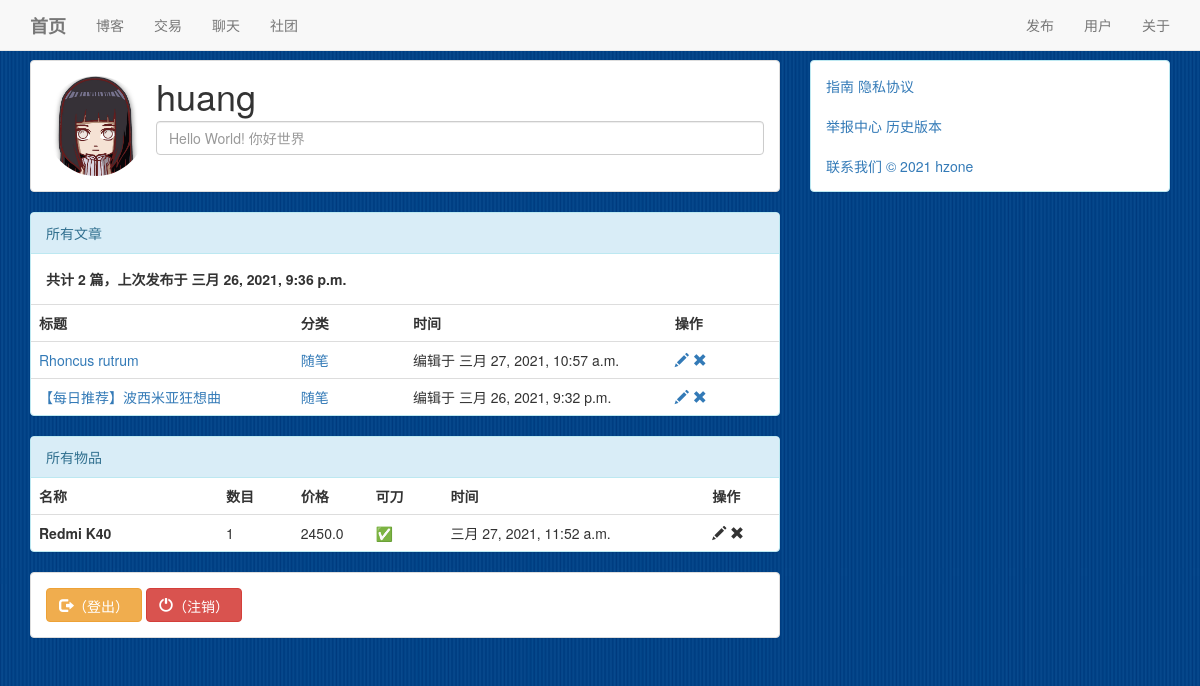
/user/1 (signed in), run on an earlier commit of the app's database.
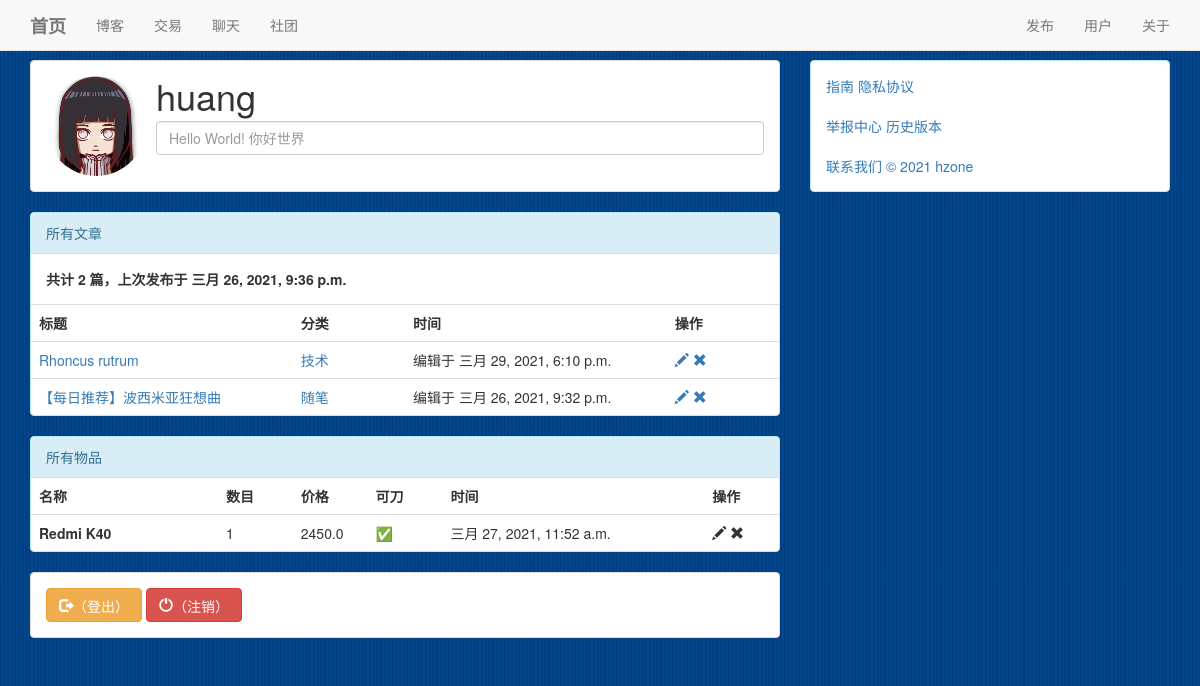
And on a later commit of the database.
### user/models.py (models this page shows)
class User(AbstractUser):
    motto = TextField(max_length=24,default='nothing at all')
    icon = ImageField(default="./static/image/icon/default/male.png",upload_to='./static/image/icon/upload/')
    class Meta:
        ordering = ['-id']
        verbose_name = '用户'
        verbose_name_plural = '用户'
    def __str__(self):
        return self.username

### blog/models.py (models this page shows, shortened)
class Atc(Model):
    title = CharField(max_length=30)
    content = TextField()
    author = ForeignKey(User,on_delete = DO_NOTHING)
    create_time = DateTimeField(auto_now_add=True)
    update_time = DateTimeField(auto_now=True)
    type = ForeignKey(AtcType,on_delete = DO_NOTHING)
    class Meta:
        ordering=['-create_time']
        verbose_name = '文章'
        verbose_name_plural = '文章'

class AtcType(Model):
    name = CharField(max_length=20)
    def __str__(self):
        return self.name
    class Meta:
        verbose_name = '分类'
        verbose_name_plural = '分类'

### deal/models.py (models this page shows, shortened)
class Item(Model):
    name = CharField(max_length=20)
    info = TextField(max_length=50)
    time = DateTimeField(auto_now_add=True)
    sold = BooleanField(default=False)
    chop = BooleanField(default=False)
    count = IntegerField(default=1)
    owner = ForeignKey(User,on_delete = DO_NOTHING)
    price = FloatField(default=0)
    class Meta:
        ordering=['-time']
        verbose_name = '物品'
        verbose_name_plural = '物品'

### user/views.py (the view, shortened to what this page needs)
# urls.py: path('<int:pk>',Room.as_view()),
class Room(View):
    def get(self,request,pk):
        form = userForm()
        user = get_object_or_404(User,pk = pk)
        context = {
            'visitor' :request.user,
            'user' : user,
            'form' : form,
            'atcs' : Atc.objects.filter(author = user),
            'items' : Item.objects.filter(owner = user),
        }
        return render(request,'room.html',context)

### user/forms.py
class userForm(forms.Form):
    icon = forms.ImageField(label = '用户头像',required= False)
    motto = forms.CharField(label= '个性签名',required= False)

### user/templates/room.html (shortened to what this page needs)
{% extends 'base.html' %}
    {% load static %}
    {% block main %}
        <div class="panel panel-default">
            <div class="panel-body">
                <div class="media">
                    <div class="media-left media-middle">
                        <img id = 'icon' class="img-circle" src="/{{ user.icon }}" height="100px" width="100px">
                    </div>
                    <div class="media-body">
                        <h1 class="media-heading">{{ user }}</h1>
                        <form id='user_form' enctype="multipart/form-data" action="./{{ user.id }}" method="post">
                            <input type="text" name="motto" id="id_motto" placeholder = "{{ user.motto }}" class="form-control">
                        </form>
                    </div>
                </div>
            </div>
        </div>
        <div class="panel panel-info">
            <div class="panel-heading">所有文章</div>
            <div class="panel-body">
                <strong>共计 {{ atcs.count }} 篇，上次发布于 {{ atcs.first.create_time }}</strong>
            </div>
            <table class="table">
                <tr>
                    <th style="width:35%">标题</th>
                    <th style="width:15%">分类</th>
                    <th style="width:35%">时间</th>
                    {% if user == visitor %}
                        <th style="width:15%">操作</th>
                    {% endif %}
                </tr>
                {% for atc in atcs %}
                    <tr>
                        <td><a href="/blog/{{atc.pk}}">{{ atc.title }}</a></td>
                        <td><a href="/blog/?type={{ atc.type.name }}">{{ atc.type }}</a></td>
                        {% if atc.create_time == atc.update_time %}
                            <td>创建于 {{ atc.create_time }}</td>
                        {% else %}
                            <td>编辑于 {{ atc.update_time }}</td>
                        {% endif %}
                        {% if user == visitor %}
                            <th>
                                <a id='' href="/release/article/edit?pk={{ atc.pk }}">
                                    <span class="glyphicon glyphicon-pencil" aria-hidden="true"></span>
                                </a>
                                <a id='dele-atc' href="/release/article/delete?pk={{ atc.pk }}">
                                    <span class="glyphicon glyphicon-remove" aria-hidden="true"></span>
                                </a>
                            </th>
                        {% endif %}
                    </tr>
                {% endfor %}
            </table>
        </div>
        <div class="panel panel-info">
            <div class="panel-heading">所有物品</div>
            <table class="table">
                <tr>
                    <th style="width:25%">名称</th>
                    <th style="width:10%">数目</th>
                    <th style="width:10%">价格</th>
                    <th style="width:10%">可刀</th>
                    <th style="width:35%">时间</th>
                    {% if user == visitor %}
                        <th style="width:15%">操作</th>
                    {% endif %}
                </tr>
                {% for item in items %}
                    <tr>
                        <td>
                            <strong>{{ item.name }}</strong>
                        </td>
                        <td> {{ item.count }} </td>
                        <td> {{ item.price }} </td>
                        {% if item.chop %}
                            <td> ✅ </td>
                        {% else %}
                            <td> ❌ </td>
                        {% endif %}
                        <td>{{ item.time }}</td>
                        {% if user == visitor %}
                            <th>
                                <span class="glyphicon glyphicon-pencil" aria-hidden="true"></span>
                                <span class="glyphicon glyphicon-remove" aria-hidden="true"></span>
                            </th>
                        {% endif %}
                    </tr>
                {% endfor %}
            </table>
        </div>
        {% if user == visitor %}
            <div class="panel panel-default">
                <div class="panel-body">
                    <button  id='exit' type="button" class="btn btn-warning" aria-label="Left Align">
                        <span class="glyphicon glyphicon-log-out" aria-hidden="true">（登出）</span>
                    </button>
                    <button type="button" class="btn btn-danger" aria-label="Left Align">
                        <span class="glyphicon glyphicon-off" aria-hidden="true">（注销）</span>
                    </button>
                </div>
            </div>
        {% endif %}
    {% endblock %}

### templates/base.html (shortened to what this page needs)
<!DOCTYPE html>
<html lang="zh-CN">
  <head>
    {% load static %}
    <link href="https://cdn.jsdelivr.net/npm/bootstrap@3.3.7/dist/css/bootstrap.min.css" rel="stylesheet">
  </head>
  <body background="{% static 'image/background/blue.png' %}" style="background-attachment:fixed";>
    <header>
      <div class="navbar navbar-default navbar-fixed-top ">
        <div class="container">
          <div class="navbar-header">
            <a class="navbar-brand hidden-sm" href="/"><strong>首页</strong></a>
          </div>
          <div class="navbar-collapse collapse" role="navigation">
            <ul class="nav navbar-nav">
              <li><a href="/blog" target = "_blank">博客</a></li>
              <li><a href="/deal" target = "_blank">交易</a></li>
              <li><a href="/chat" target = "_blank">聊天</a></li>
              <li><a href="/club" target = "_blank">社团</a></li>
            </ul>
            <ul class="nav navbar-nav navbar-right hidden-sm">
              <li><a href="/release">发布</a></li>
              <li><a href="/user/{{user.id}}">用户</a></li>
              <li><a href="/about">关于</a></li>
            </ul>
          </div>
        </div>
      </div>
      <br><br><br>
    </header>
    <main>
      <div class="container">
        <div class="row">
          <div class="col-md-8">
            {% block main %}{% endblock %}
          </div>
          <div class="col-md-4 hidden-xs hidden-sm">
            <div class="panel panel-info">
              <div class="panel-body">
                <a href="">指南 </a><a href=""> 隐私协议</a>
                <br><br>
                <a href="">举报中心 </a><a href="">历史版本 </a>
                <br><br>
                <a href="">联系我们 </a><a href=""> © 2021 hzone</a>
              </div>
            </div>
          </div>
        </div>
      </div>
    </main>
  </body>
</html>

What changed in the data, as far as the page shows it:
changed Atc "Rhoncus rutrum": type "随笔" → "技术"; update_time "三月 27, 2021, 10:57 a.m." → "三月 29, 2021, 6:10 p.m."
